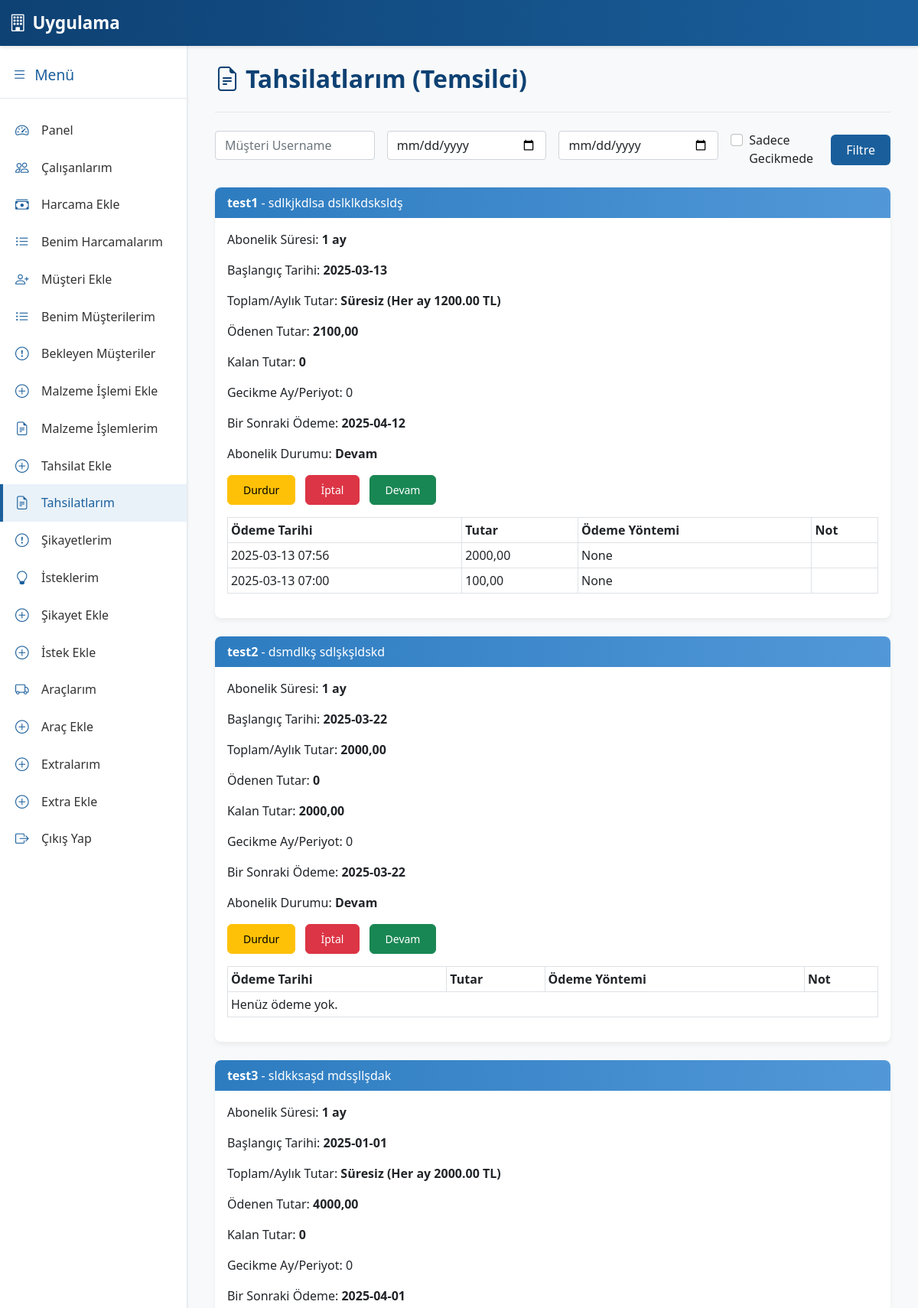
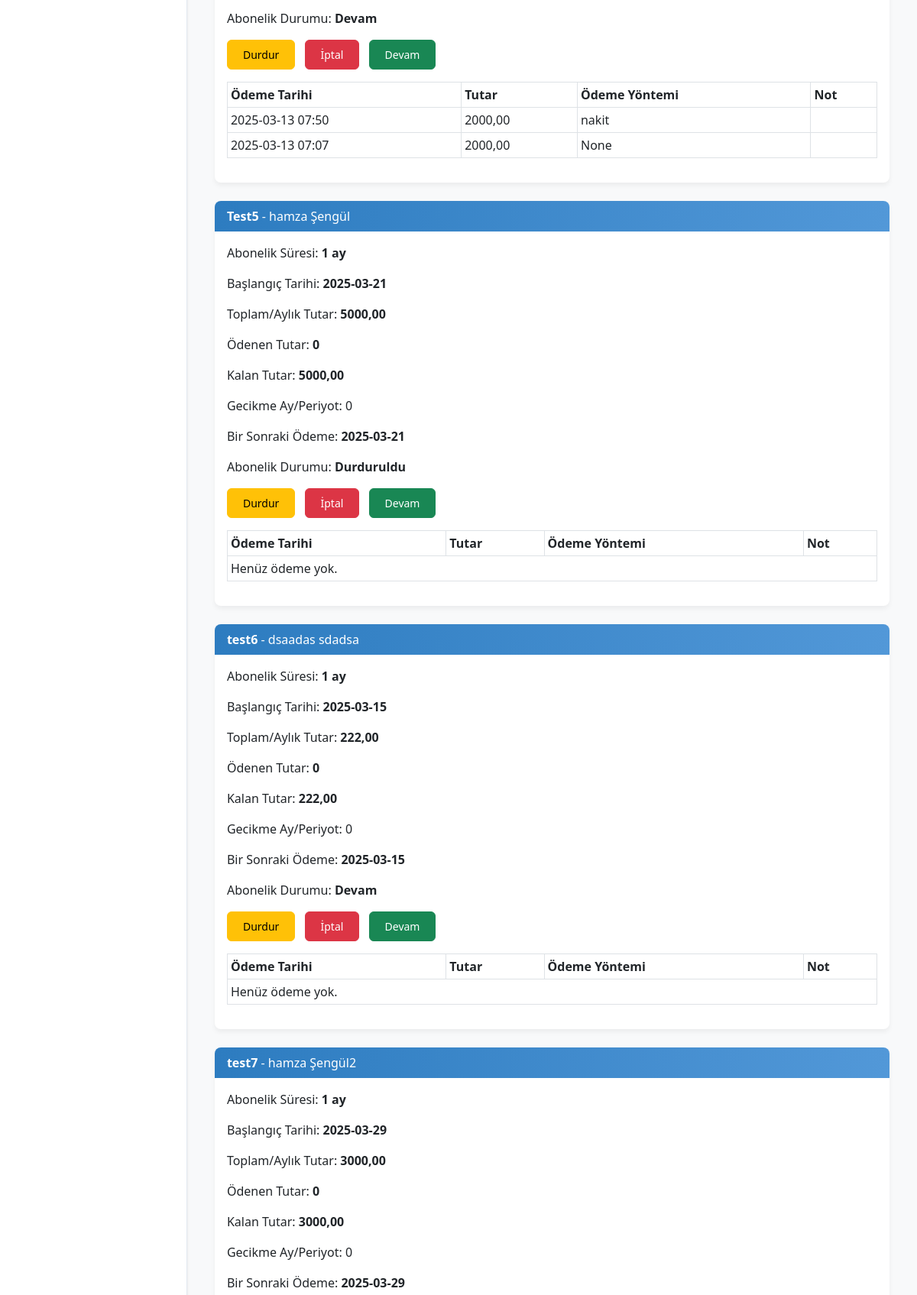
The app's page /list-payments-rep/ (signed in, upper part) with its own data (2 pictures, top to bottom).
### core/models.py (models this page shows, shortened)
class Customer(models.Model):
    AGREEMENT_STATUS_CHOICES = (
    ('beklemede', 'Beklemede'),
    ('olumlu', 'Olumlu'),
    ('olumsuz', 'Olumsuz'),
)
    rep = models.ForeignKey(settings.AUTH_USER_MODEL, on_delete=models.CASCADE,
                            verbose_name="Temsilci")  # Kaydı oluşturan temsilci
    username = models.CharField(max_length=150, unique=True)
    first_name = models.CharField(max_length=150)
    last_name = models.CharField(max_length=150)
    identification = models.CharField(max_length=100, blank=True, null=True, verbose_name="TC/Vergi No")
    tax_office = models.CharField(max_length=150, blank=True, null=True, verbose_name="Vergi Dairesi")
    address = models.TextField()
    subscription_type = models.ForeignKey(SubscriptionType, on_delete=models.SET_NULL, null=True)
    subscription_duration = models.ForeignKey(SubscriptionDuration, on_delete=models.SET_NULL, null=True)
    subscription_start_date = models.DateField()
    payment_type = models.ForeignKey(PaymentType, on_delete=models.SET_NULL, null=True)
    amount = models.DecimalField(max_digits=10, decimal_places=2)
    description = models.TextField(blank=True, null=True)
    agreement_status = models.CharField(max_length=10, choices=AGREEMENT_STATUS_CHOICES)
    created_at = models.DateTimeField(auto_now_add=True)

class SubscriptionDuration(models.Model):
    name = models.CharField(max_length=50)

class Payment(models.Model):
    customer = models.ForeignKey(Customer, on_delete=models.CASCADE, related_name="payments")
    payment_date = models.DateTimeField(auto_now_add=True)
    paid_amount = models.DecimalField(max_digits=10, decimal_places=2, verbose_name="Ödenen Tutar")
    note = models.TextField(blank=True, null=True, verbose_name="Not")
    payment_method = models.CharField(max_length=100, blank=True, null=True, verbose_name="Ödeme Yöntemi")

### core/views.py (the view, shortened to what this page needs)
# urls.py: path('list-payments-rep/', views.list_payments_rep, name='list_payments_rep'),
@login_required
def list_payments_rep(request):
    if request.user.is_superuser or (request.user.level and request.user.level < 2):
        return redirect('home')
    customers = Customer.objects.filter(rep=request.user)
    q_username = request.GET.get('q_username', '').strip()
    q_first_name = request.GET.get('q_first_name', '').strip()
    q_last_name = request.GET.get('q_last_name', '').strip()
    date_from = request.GET.get('date_from', '')
    date_to = request.GET.get('date_to', '')
    late_flag = request.GET.get('late', '')
    q_status = request.GET.get('status', '')
    q_min_rem = request.GET.get('min_remaining', '')
    q_max_rem = request.GET.get('max_remaining', '')
    if q_username:
        customers = customers.filter(username__icontains=q_username)
    if q_first_name:
        customers = customers.filter(first_name__icontains=q_first_name)
    if q_last_name:
        customers = customers.filter(last_name__icontains=q_last_name)
    if q_status:
        customers = customers.filter(agreement_status=q_status)
    customer_list = []
    for cust in customers:
        analysis = analyze_customer_payment(cust)
        payments = cust.payments.all().order_by("-payment_date")
        if date_from:
            payments = payments.filter(payment_date__date__gte=date_from)
        if date_to:
            payments = payments.filter(payment_date__date__lte=date_to)
        if late_flag == "1" and not analysis["is_late"]:
            continue
        rem = analysis["remaining_amount"]
        customer_list.append({
            "customer": cust,
            "analysis": analysis,
            "payments": payments,
        })
    return render(request, "list_payments_rep.html", {
        "customer_list": customer_list
    })

### core/templates/list_payments_rep.html (shortened to what this page needs)
{% extends "base.html" %}
{% block content %}
<div class="container">
  <div class="page-header">
    <h2><i class="bi bi-file-earmark-text me-2"></i>Tahsilatlarım (Temsilci)</h2>
  </div>
  <form method="get" class="row g-3 mb-4">
    <div class="col-md-3">
      <input type="text" name="customer" class="form-control" placeholder="Müşteri Username" value="{{ request.GET.customer }}">
    </div>
    <div class="col-md-3">
      <input type="date" name="date_from" class="form-control" placeholder="Başlangıç Tarihi" value="{{ request.GET.date_from }}">
    </div>
    <div class="col-md-3">
      <input type="date" name="date_to" class="form-control" placeholder="Bitiş Tarihi" value="{{ request.GET.date_to }}">
    </div>
    <div class="col-md-3 d-flex align-items-center">
      <div class="form-check me-3">
        <input type="checkbox" class="form-check-input" id="lateCheck" name="late" value="1"
               {% if request.GET.late == "1" %}checked{% endif %}>
        <label for="lateCheck" class="form-check-label">Sadece Gecikmede</label>
      </div>
      <button type="submit" class="btn btn-corporate">Filtre</button>
    </div>
  </form>
  {% for item in customer_list %}
    {% with cust=item.customer analysis=item.analysis payments=item.payments %}
      <div class="card mb-4">
        <div class="card-header">
          <strong>{{ cust.username }}</strong> - {{ cust.first_name }} {{ cust.last_name }}
        </div>
        <div class="card-body">
          <p>Abonelik Süresi: <strong>{{ cust.subscription_duration.name }}</strong></p>
          <p>Başlangıç Tarihi: <strong>{{ cust.subscription_start_date|date:"Y-m-d" }}</strong></p>
          <p>Toplam/Aylık Tutar: <strong>{{ analysis.total_amount }}</strong></p>
          <p>Ödenen Tutar: <strong>{{ analysis.total_paid }}</strong></p>
          <p>Kalan Tutar: <strong>{{ analysis.remaining_amount }}</strong></p>
          <p>
            Gecikme Ay/Periyot: {{ analysis.missed_months }}
          </p>
          <p>
            Bir Sonraki Ödeme:
            {% if analysis.next_payment_date %}
              <strong>{{ analysis.next_payment_date|date:"Y-m-d" }}</strong>
            {% else %}
              -
            {% endif %}
          </p>
          <p>Abonelik Durumu:
            <strong>
              {% if cust.agreement_status == 'olumlu' %}Devam{% endif %}
              {% if cust.agreement_status == 'beklemede' %}Durduruldu{% endif %}
            </strong>
          </p>
          <div class="mt-3">
            <a href="{% url 'change_subscription_status' cust.id 'durdur' %}" class="btn btn-warning btn-sm me-2">Durdur</a>
            <a href="{% url 'change_subscription_status' cust.id 'iptal' %}" class="btn btn-danger btn-sm me-2">İptal</a>
            <a href="{% url 'change_subscription_status' cust.id 'devam' %}" class="btn btn-success btn-sm">Devam</a>
          </div>
        </div>
        <div class="table-responsive px-3 pb-3">
          <table class="table table-sm table-bordered">
            <thead>
              <tr>
                <th>Ödeme Tarihi</th>
                <th>Tutar</th>
                <th>Ödeme Yöntemi</th>
                <th>Not</th>
              </tr>
            </thead>
            <tbody>
              {% for pay in payments %}
              <tr>
                <td>{{ pay.payment_date|date:"Y-m-d H:i" }}</td>
                <td>{{ pay.paid_amount }}</td>
                <td>{{ pay.payment_method }}</td>
                <td>{{ pay.note }}</td>
              </tr>
              {% empty %}
              <tr><td colspan="4">Henüz ödeme yok.</td></tr>
              {% endfor %}
            </tbody>
          </table>
        </div>
      </div>
    {% endwith %}
  {% endfor %}
</div>
{% endblock %}

### core/templates/base.html (style rules this page uses)
:root { --primary-color: #1a5f9c; --primary-light: #2d7cc0; --primary-lighter: #5298d8; --primary-dark: #0e4173; --accent-color: #3498db; --text-light: #ffffff; --text-dark: #333333; --background-light: #f8f9fa; --border-color: #e2e8f0; }
body { background-color: var(--background-light); font-family: 'Segoe UI', Roboto, Arial, sans-serif; }
.btn-corporate { background-color: var(--primary-color); color: var(--text-light); border: none; transition: all 0.3s ease; }
.card { border-radius: 8px; box-shadow: 0 4px 6px rgba(0,0,0,0.05); border: none; margin-bottom: 1.5rem; transition: all 0.3s ease; }
.card-header { background: linear-gradient(to right, var(--primary-light), var(--primary-lighter)); color: var(--text-light); border-bottom: none; border-radius: 8px 8px 0 0 !important; font-weight: 500; }
.btn { border-radius: 6px; padding: 0.5rem 1.25rem; font-weight: 500; transition: all 0.3s ease; }
.btn-danger { background-color: #dc3545; border-color: #dc3545; }
.page-header { margin-bottom: 1.5rem; padding-bottom: 1rem; border-bottom: 1px solid var(--border-color); }
.page-header h2 { color: var(--primary-dark); font-weight: 600; }

### records on screen
Customer: customer.username "test1", customer.first_name "sdlkjkdlsa", customer.last_name "dslklkdsksldş", customer.subscription_duration.name "1 ay", customer.subscription_start_date "2025-03-13", analysis.total_amount "Süresiz (Her ay 1200.00 TL)", analysis.total_paid "2100,00", analysis.remaining_amount "0", analysis.missed_months "0", analysis.next_payment_date "2025-04-12", agreement_status "Devam"
Payment: payment_date "2025-03-13 07:56", paid_amount "2000,00", payment_method "None"
Payment: payment_date "2025-03-13 07:00", paid_amount "100,00", payment_method "None"
Customer: customer.username "test2", customer.first_name "dsmdlkş", customer.last_name "sdlşkşldskd", customer.subscription_duration.name "1 ay", customer.subscription_start_date "2025-03-22", analysis.total_amount "2000,00", analysis.total_paid "0", analysis.remaining_amount "2000,00", analysis.missed_months "0", analysis.next_payment_date "2025-03-22", agreement_status "Devam"
Customer: customer.username "test3", customer.first_name "sldkksaşd", customer.last_name "mdsşllşdak", customer.subscription_duration.name "1 ay", customer.subscription_start_date "2025-01-01", analysis.total_amount "Süresiz (Her ay 2000.00 TL)", analysis.total_paid "4000,00", analysis.remaining_amount "0", analysis.missed_months "0", analysis.next_payment_date "2025-04-01", agreement_status "Devam"
Payment: payment_date "2025-03-13 07:50", paid_amount "2000,00", payment_method "nakit"
Payment: payment_date "2025-03-13 07:07", paid_amount "2000,00", payment_method "None"
Customer: customer.username "Test5", customer.first_name "hamza", customer.last_name "Şengül", customer.subscription_duration.name "1 ay", customer.subscription_start_date "2025-03-21", analysis.total_amount "5000,00", analysis.total_paid "0", analysis.remaining_amount "5000,00", analysis.missed_months "0", analysis.next_payment_date "2025-03-21", agreement_status "Durduruldu"
Customer: customer.username "test6", customer.first_name "dsaadas", customer.last_name "sdadsa", customer.subscription_duration.name "1 ay", customer.subscription_start_date "2025-03-15", analysis.total_amount "222,00", analysis.total_paid "0", analysis.remaining_amount "222,00", analysis.missed_months "0", analysis.next_payment_date "2025-03-15", agreement_status "Devam"
Customer: customer.username "test7", customer.first_name "hamza", customer.last_name "Şengül2", customer.subscription_duration.name "1 ay", customer.subscription_start_date "2025-03-29", analysis.total_amount "3000,00", analysis.total_paid "0", analysis.remaining_amount "3000,00", analysis.missed_months "0", analysis.next_payment_date "2025-03-29"
